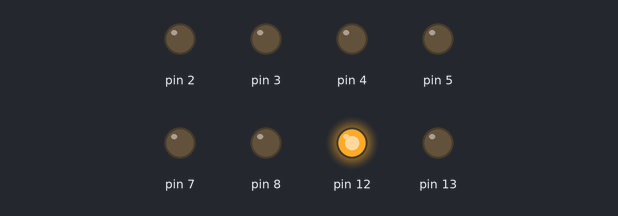
The sketch below on a simulated Arduino Uno, built with avr-gcc and run on an emulated ATmega328P. Shown: output pins drawn as LEDs (lit = HIGH).

Above: at 0.05 s.
At 0.45 s:
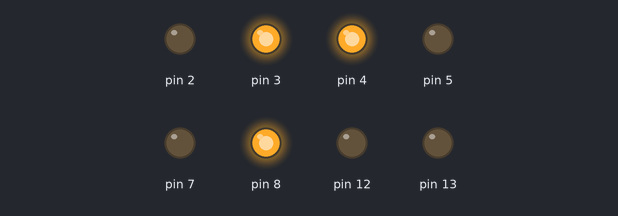
At 0.85 s:
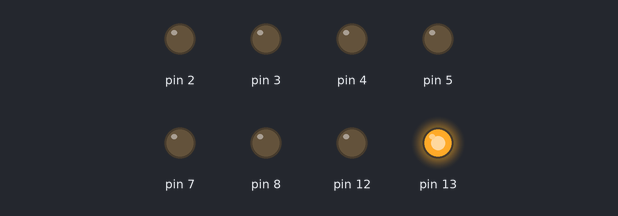
At 1.75 s:
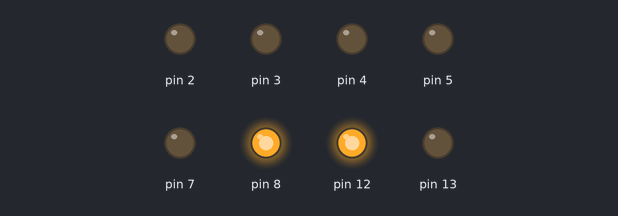
At 2.65 s:
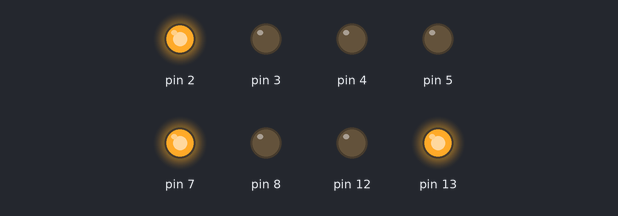
At 3.55 s:
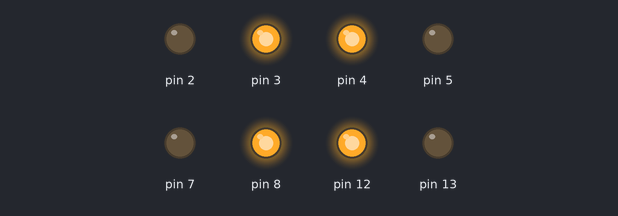
Timing chart, 0 to 3.9 s (numbered marks = the images above):
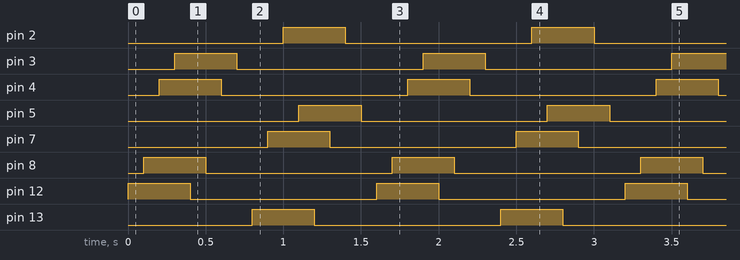

Measured:
- by itself, pin 2–5, pin 7, pin 8, pin 12, pin 13: alternates HIGH for 0.40 s and LOW for 1.2 s
- by itself, everything shown: repeats every 1.6 s, in 16 steps

The sketch:

Alternative_lights.ino
```cpp
void setup()
{
  pinMode(7,1);
  pinMode(13,1);
  pinMode(12,1);
  pinMode(8,1);
  pinMode(5,1);
  pinMode(4,1);
  pinMode(3,1);
  pinMode(2,1);
}

void loop()
{
  digitalWrite(12,1);
  delay(100);

  digitalWrite(8,1);
  delay(100);

  digitalWrite(4,1);
  delay(100);

  digitalWrite(3,1);
  delay(100);

  digitalWrite(12,0);
  delay(100);

  digitalWrite(8,0);
  delay(100);

  digitalWrite(4,0);
  delay(100);

  digitalWrite(3,0);
  delay(100);

  digitalWrite(13,1);
  delay(100);

  digitalWrite(7,1);
  delay(100);

  digitalWrite(2,1);
  delay(100);

  digitalWrite(5,1);
  delay(100);

   digitalWrite(13,0);
  delay(100);

  digitalWrite(7,0);
  delay(100);

  digitalWrite(2,0);
  delay(100);

  digitalWrite(5,0);
  delay(100);

  }


  
```
